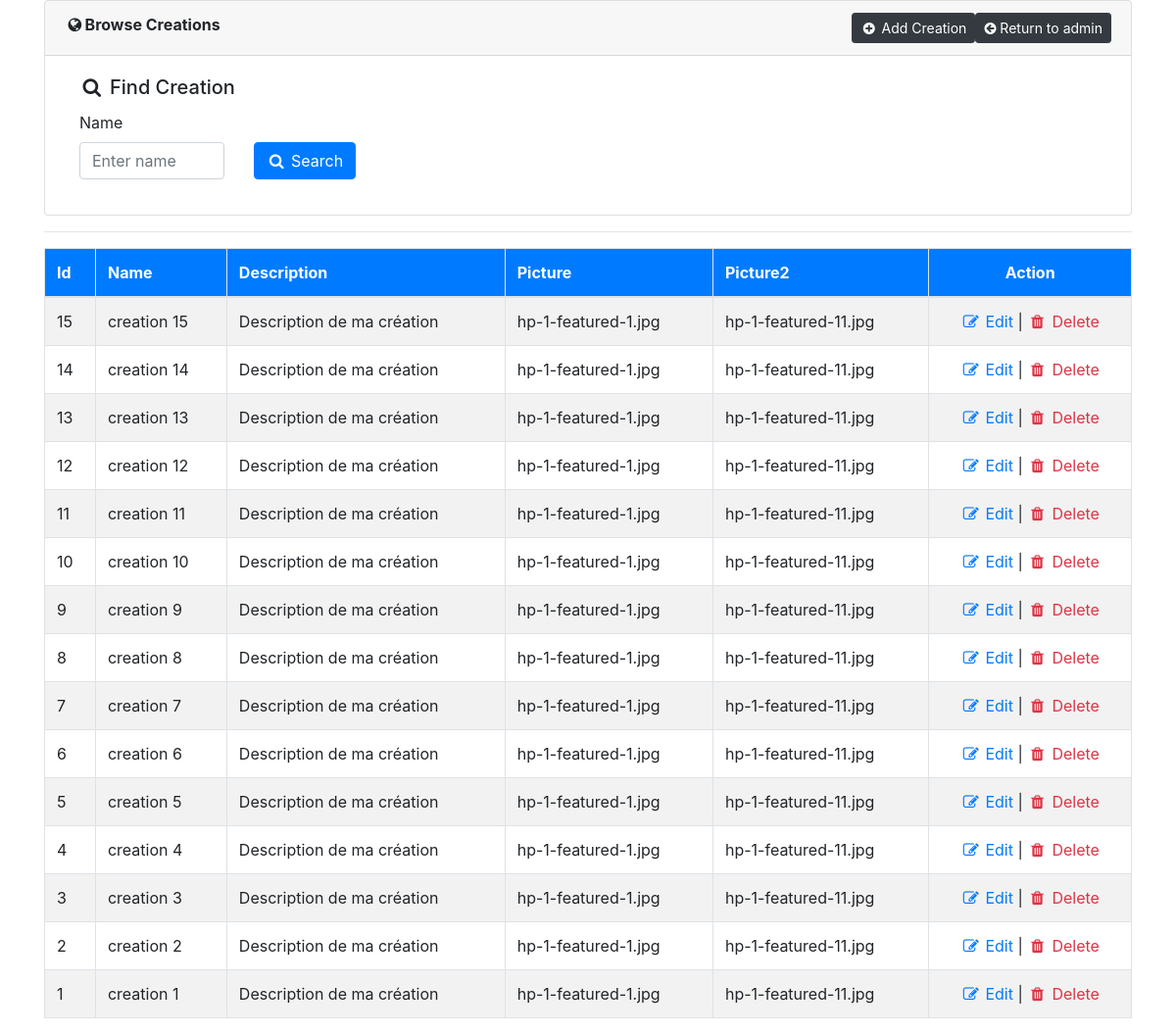
The app's page /admin/creations/index.php with its own data.
### tables this page shows
CREATE TABLE `creation` (
  `id` int(11) NOT NULL,
  `name` varchar(255) NOT NULL,
  `description` text NOT NULL,
  `picture` varchar(255) NOT NULL,
  `picture2` varchar(255) DEFAULT NULL
);

### admin/dal/AdminRepository.php (called while the page is built, shortened)
<?php
class AdminRepository {
    protected $pdo;
    public function __construct()
    {
        $this->pdo = new PDO(
            'mysql:host=localhost;dbname=ellestmanuelle',
            'root',
            null
        );
        $this->pdo->setAttribute(
            PDO::ATTR_ERRMODE,
            PDO::ERRMODE_EXCEPTION
        );
    }
    public function getAllRecords($tableName, $fields='*', $cond='', $orderBy='', $limit='')
    {
        $stmt = $this->pdo->prepare("SELECT $fields FROM $tableName WHERE 1 ".$cond." ".$orderBy." ".$limit);
        $stmt->execute();
        $rows = $stmt->fetchAll(PDO::FETCH_ASSOC);
        return $rows;
    }
}
?>

### admin/creations/index.php (the view, shortened to what this page needs)
<!doctype html>
<html lang="en">
	<head>
		<link rel="stylesheet" href="https://stackpath.bootstrapcdn.com/bootstrap/4.4.1/css/bootstrap.min.css">
		<link href="https://stackpath.bootstrapcdn.com/font-awesome/4.7.0/css/font-awesome.min.css" rel="stylesheet">
	</head>
	<body>
		<?php
			include_once('../dal/AdminRepository.php');
			$repo = new AdminRepository();
			$condition = '';
			$creations = $repo->getAllRecords('creation', '*', $condition, 'ORDER BY id DESC');
		?>
			<div class="container">
			<div class="card">
				<div class="card-header">
					<i class="fa fa-fw fa-globe"></i><strong>Browse Creations</strong>
					<a href="../index.php" class="float-right btn btn-dark btn-sm"><i class="fa fa-arrow-circle-left"></i> Return to admin</a>
					<a href="add.php" class="float-right btn btn-dark btn-sm"><i class="fa fa-fw fa-plus-circle"></i> Add Creation</a>
				</div>
				<div class="card-body">
					<div class="col-sm-12">
						<h5 class="card-title"><i class="fa fa-fw fa-search"></i> Find Creation</h5>
						<form method="get">
							<div class="row">
								<div class="col-sm-2">
									<div class="form-group">
										<label>Name</label>
										<input type="text" name="name" id="name" class="form-control" value="<?php echo isset($_REQUEST['name'])?$_REQUEST['name']:''?>" placeholder="Enter name">
									</div>
								</div>
								<div class="col-sm-2">
									<div class="form-group">
										<label>&nbsp;</label>
										<div>
											<button type="submit" name="submit" value="search" id="submit" class="btn btn-primary"><i class="fa fa-fw fa-search"></i> Search</button>
										</div>
									</div>
								</div>
							</div>
						</form>
					</div>
				</div>
			</div>
			<hr>
			<div>
				<table class="table table-striped table-bordered">
					<thead>
						<tr class="bg-primary text-white">
							<th>Id</th>
							<th>Name</th>
							<th>Description</th>
							<th>Picture</th>
							<th>Picture2</th>
							<th class="text-center">Action</th>
						</tr>
					</thead>
					<tbody>
						<?php
						if (count($creations) > 0) {
							foreach ($creations as $creation) {
						?>
						<tr>
							<td><?php echo $creation['id'];?></td>
							<td><?php echo $creation['name'];?></td>
							<td><?php echo $creation['description'];?></td>
							<td><?php echo $creation['picture'];?></td>
							<td><?php echo $creation['picture2'];?></td>
							<td align="center">
								<a href="edit.php?editId=<?php echo $creation['id'];?>" class="text-primary"><i class="fa fa-fw fa-edit"></i> Edit</a> |
								<a href="delete.php?delId=<?php echo $creation['id'];?>" class="text-danger" onClick="return confirm('Are you sure to delete this creation?');"><i class="fa fa-fw fa-trash"></i> Delete</a>
							</td>
						</tr>
						<?php
							}
						} else {
						?>
						<tr><td colspan="6" align="center">No Record(s) Found!</td></tr>
						<?php } ?>
					</tbody>
				</table>
			</div>
		</div>
	</body>
</html>

### records on screen
creation: id "15", name "creation 15", description "Description de ma création", picture "hp-1-featured-1.jpg", picture2 "hp-1-featured-11.jpg"
creation: id "14", name "creation 14", description "Description de ma création", picture "hp-1-featured-1.jpg", picture2 "hp-1-featured-11.jpg"
creation: id "13", name "creation 13", description "Description de ma création", picture "hp-1-featured-1.jpg", picture2 "hp-1-featured-11.jpg"
creation: id "12", name "creation 12", description "Description de ma création", picture "hp-1-featured-1.jpg", picture2 "hp-1-featured-11.jpg"
creation: id "11", name "creation 11", description "Description de ma création", picture "hp-1-featured-1.jpg", picture2 "hp-1-featured-11.jpg"
creation: id "10", name "creation 10", description "Description de ma création", picture "hp-1-featured-1.jpg", picture2 "hp-1-featured-11.jpg"
creation: id "9", name "creation 9", description "Description de ma création", picture "hp-1-featured-1.jpg", picture2 "hp-1-featured-11.jpg"
creation: id "8", name "creation 8", description "Description de ma création", picture "hp-1-featured-1.jpg", picture2 "hp-1-featured-11.jpg"
creation: id "7", name "creation 7", description "Description de ma création", picture "hp-1-featured-1.jpg", picture2 "hp-1-featured-11.jpg"
creation: id "6", name "creation 6", description "Description de ma création", picture "hp-1-featured-1.jpg", picture2 "hp-1-featured-11.jpg"
creation: id "5", name "creation 5", description "Description de ma création", picture "hp-1-featured-1.jpg", picture2 "hp-1-featured-11.jpg"
creation: id "4", name "creation 4", description "Description de ma création", picture "hp-1-featured-1.jpg", picture2 "hp-1-featured-11.jpg"
creation: id "3", name "creation 3", description "Description de ma création", picture "hp-1-featured-1.jpg", picture2 "hp-1-featured-11.jpg"
creation: id "2", name "creation 2", description "Description de ma création", picture "hp-1-featured-1.jpg", picture2 "hp-1-featured-11.jpg"
creation: id "1", name "creation 1", description "Description de ma création", picture "hp-1-featured-1.jpg", picture2 "hp-1-featured-11.jpg"
